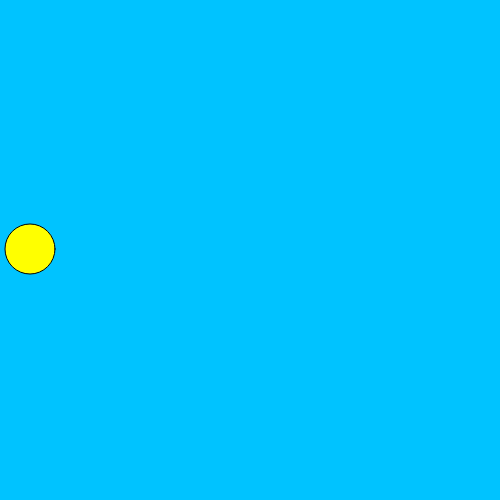
Frame 1 (no input)
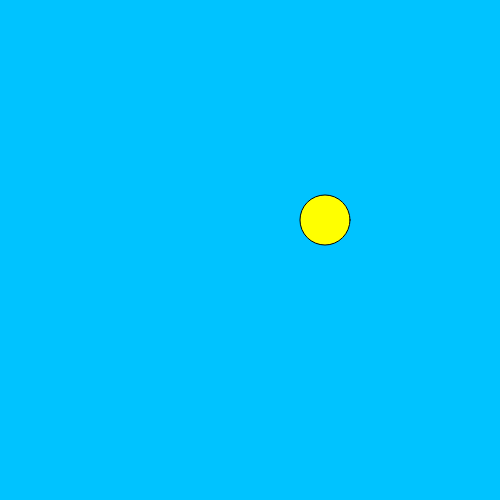
Frame 60 (no input)
Frame 120 (the mouse pressed at the canvas centre since frame 60): identical to frame 60, image omitted

The p5.js sketch that drew these frames (run headless with seeded random() and noise() and a simulated clock; from frame 60 on, the mouse is pressed at the canvas centre):

// p5.js sketch
// ── sketch.js
let circleY = 250;
let circleX = 25;
let speedX = 5;
let speedY = 5;

function setup() {
    createCanvas(500, 500);
    
}
  
function draw() {
    background(0, 195, 255);
    fill(255, 255, 0)
    
    if (circleX > width-26){
        speedX = -5;
    }else if (circleX < 26){
        speedX = 5;
    }

    if (speedX > 0){
        if (circleX <width/2){
            speedY = -1;
        }else{
            speedY = 1;
        }    
    }else{
        if (circleX <width/2){
            speedY = 1;
        }else{
            speedY = -1;
        }
    
    }

    circleX += speedX;
    circleY += speedY;
    circle(circleX, circleY,50);
}
